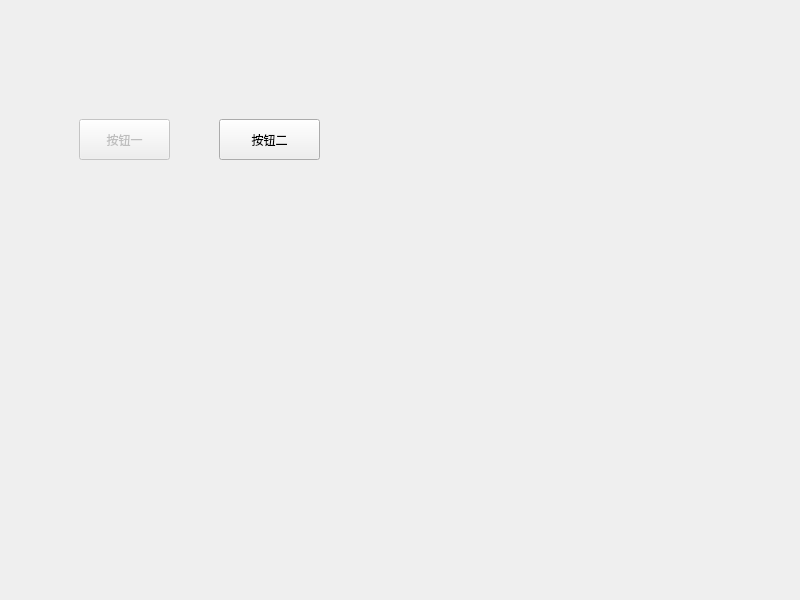
<?xml version="1.0" encoding="UTF-8"?>
<ui version="4.0">
 <class>Widget</class>
 <widget class="QWidget" name="Widget">
  <property name="geometry">
   <rect>
    <x>0</x>
    <y>0</y>
    <width>800</width>
    <height>600</height>
   </rect>
  </property>
  <property name="windowTitle">
   <string>Widget</string>
  </property>
  <widget class="QPushButton" name="pushButton">
   <property name="enabled">
    <bool>false</bool>
   </property>
   <property name="geometry">
    <rect>
     <x>79</x>
     <y>119</y>
     <width>91</width>
     <height>41</height>
    </rect>
   </property>
   <property name="text">
    <string>按钮一</string>
   </property>
  </widget>
  <widget class="QPushButton" name="pushButton_2">
   <property name="geometry">
    <rect>
     <x>219</x>
     <y>119</y>
     <width>101</width>
     <height>41</height>
    </rect>
   </property>
   <property name="text">
    <string>按钮二</string>
   </property>
  </widget>
 </widget>
 <resources/>
 <connections/>
</ui>
